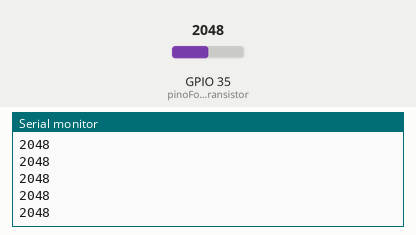
Bench run of a sketch on a simulated ESP32. On the bench: the last lines printed to the serial monitor. The test bench sets the inputs (shaded band); at power-on: GPIO 35 (pinoFototransistor) = 2048.

Above: at 1.2 s.
1.3 s: GPIO 35 (pinoFototransistor) set to 2466
At 1.31 s:
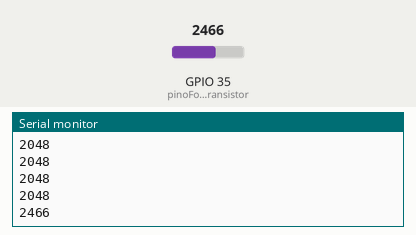
2.8 s: GPIO 35 (pinoFototransistor) set to 2564
At 2.81 s:
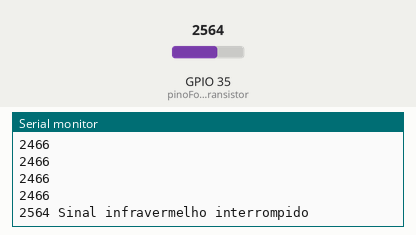

Measured:
- the behaviour switches between 2499 and 2500 on GPIO 35 (pinoFototransistor) (found by bisection; images 1 and 2)
- after the input at 1.3 s, the serial monitor: prints a new line at once (image 1)
- after the input at 2.8 s, the serial monitor: prints a new line at once (image 2)

The sketch:

cigarrinha_sem_espnow.ino
```cpp
const byte pinoFototransistor = 35; //PINO ANALÓGICO UTILIZADO PELO FOTOTRANSISTOR

void setup(){
  Serial.begin(115200); //INICIALIZAÇÃO DA SERIAL
  pinMode(pinoFototransistor, INPUT); //DEFINE O PINO COMO ENTRADA
}

void loop(){
  if(analogRead(pinoFototransistor) < 2500){ //SE A LEITURA DO FOTOTRANSISTOR FOR MENOS QUE 1020 BITS
    Serial.println(analogRead(pinoFototransistor));
  }else{
    Serial.print(analogRead(pinoFototransistor)); // IMPRIME O VALOR LIDO
    Serial.println(" Sinal infravermelho interrompido"); //IMPRIME O TEXTO NA SERIAL
  }
  delay(100);
}
```
